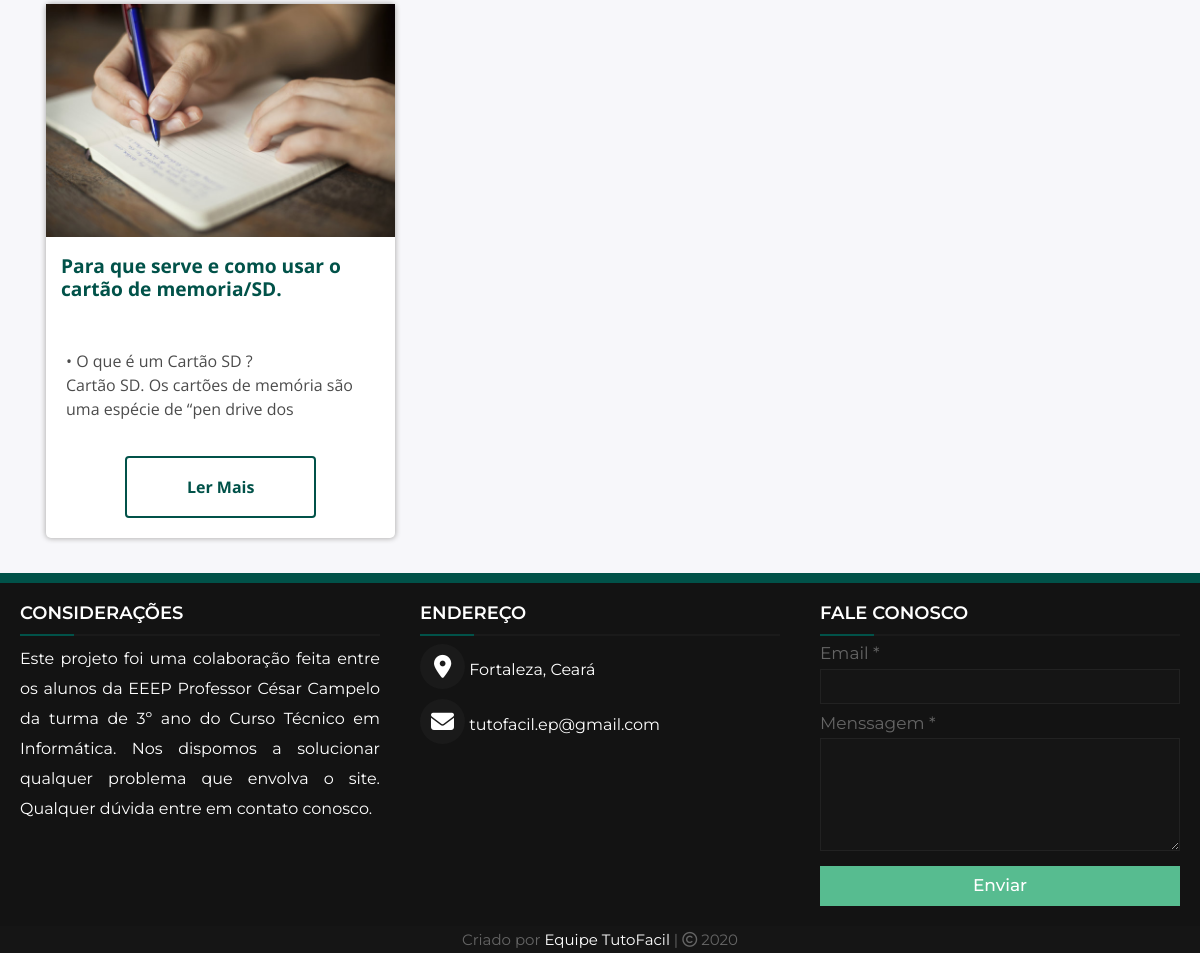
/tutoriais.php (lower part), run on an earlier commit of the app's database.
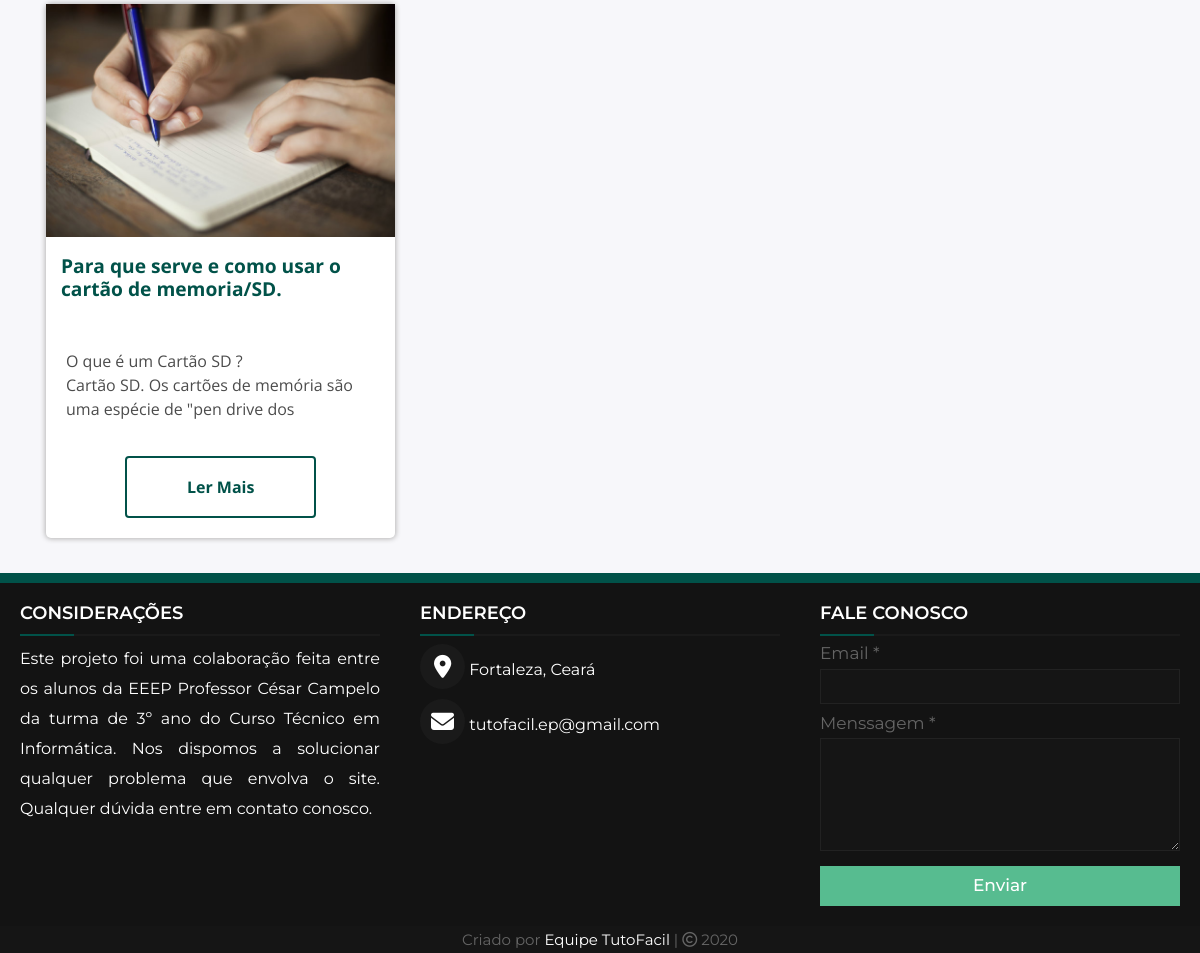
And on a later commit of the database.
### tables this page shows
CREATE TABLE `temas` (
  `id_tema` int(11) NOT NULL,
  `titulo` varchar(100) DEFAULT NULL,
  `texto` varchar(20000) DEFAULT NULL,
  `autor` varchar(50) DEFAULT NULL,
  `data_tema` varchar(10) DEFAULT NULL
);

### tutoriais.php (the view, shortened to what this page needs)
<!DOCTYPE html>
<html lang="pt-br">
<head>
  <link rel="stylesheet" type="text/css" href="CSS/style-home.css">
  <link rel="stylesheet" type="text/css" href="CSS/normalize.css">
  <link rel="stylesheet" type="text/css" href="CSS/style-navbar.css">
  <link rel="stylesheet" type="text/css" href="CSS/footer.css">
  <link rel="stylesheet" type="text/css" href="CSS/style-lista-tutoriais.css">
</head>
<body>
  <div class="row">
    <div class="tuto-div">
      <?php
      require_once('conexao.php');
      $query = "SELECT * FROM temas ORDER BY titulo ASC";
      $resultado = mysqli_query($conexao, $query);
      while ($array = mysqli_fetch_array($resultado)) {
        $id = $array['id_tema'];
        $titulo_tema = $array['titulo'];
        $texto = $array['texto'];
      ?>
        <div class="tuto-box" id="tuto-box">
          <div class="image">
            <img src="./CSS/imagens/background-aboutus.jpg">
          </div>
          <div class="conteudo">
            <h1><?php echo utf8_encode($titulo_tema) ?></h1>
          </div>
          <div class="text">
              <p><?php echo utf8_encode($texto) ?></p>
          </div>
          <div class="ler-mais">
              <a href="modelo_artigo.php?id=<?php echo $id ?>"> <button>Ler Mais</button></a>
          </div>
        </div>
      <?php } ?>
    </div>
  </div>
  <div class="espacamento"></div>
  <footer>
    <div class="main-content">
      <div class="left box">
        <h2>Considerações</h2>
        <div class="content">
          <p>
            Este projeto foi uma colaboração feita entre os alunos da EEEP
            Professor César Campelo da turma de 3º ano do Curso Técnico em Informática.
            Nos dispomos a solucionar qualquer problema que envolva o site. Qualquer dúvida entre em contato conosco.
          </p>
        </div>
      </div>
      <div class="center box">
        <h2>Endereço</h2>
        <div class="content">
          <div class="place">
            <span class="fas fa-map-marker-alt"></span>
            <span>Fortaleza, Ceará</span>
          </div>
          <div class="email">
            <span class="fas fa-envelope"></span>
            <span>tutofacil.ep@gmail.com</span>
          </div>
        </div>
      </div>
      <div class="right box">
        <h2>Fale Conosco</h2>
        <div class="content">
          <form action="#">
            <div class="email">
              <div class="text">Email *</div>
              <input type="email" name="email" required />
            </div>
            <div class="msg">
              <div class="text">Menssagem *</div>
              <textarea name="menssagem" cols="25" rows="7" required></textarea>
            </div>
            <div class="send-btn">
              <button type="submit">Enviar</button>
            </div>
          </form>
        </div>
      </div>
    </div>
    <div class="bottom">
      <center>
        <span class="credit">Criado por</span> Equipe TutoFacil <span> | </span>
        <span class="far fa-copyright"></span><span> 2020</span>
      </center>
    </div>
  </footer>
</body>
</html>

### CSS/style-home.css (style rules this page uses)
body { font-family: "Open Sans", sans-serif; }

### CSS/footer.css (style rules this page uses)
.espacamento { width: 100%; height: 10px; background: #015249; }
footer { font-family: "Montserrat", sans-serif; color: #ffffff; position: relative; bottom: 0; width: 100%; background: #131313; }
.main-content { display: flex; }
.main-content .box { flex-basis: 50%; padding: 20px 20px; }
.box h2 { font-size: 1.125rem; font-weight: 600; text-transform: uppercase; }
.box .content { margin: 20px 0 0 0; position: relative; }
.box .content::before { position: absolute; content: ''; top: -10px; height: 2px; width: 100%; background: #1a1a1a; }
.box .content::after { position: absolute; content: ''; height: 2px; width: 15%; background: #015249; top: -10px; }
.left .content p { text-align: justify; line-height: 30px; }
.center .content .fas { font-size: 1.4375rem; background: #1a1a1a; height: 45px; width: 45px; line-height: 45px; text-align: center; border-radius: 50%; transition: 0.3s ease; }
.center .content .email { margin: 10px 0; }
.right form .text { font-size: 1.0625rem; margin-bottom: 5px; color: #656565; }
.right form .msg { margin-top: 10px; }
.right form input, .right form textarea { width: 100%; font-size: 0.8rem; background: #151515; padding-left: 6px; border: 1px solid #222222; color: #ffffff; }
.right form textarea { padding-top: 8px; }
.right form input { height: 35px; }
.right form .send-btn { margin-top: 10px; }
.right form .send-btn button { color: #ffffff; height: 40px; width: 100%; border: none; outline: none; background: #57BC90; font-size: 1.0625rem; font-weight: 500; cursor: pointer; transition: 0.3s; }
.right form .email input:invalid, .right form .msg textarea { box-shadow: none; }
.bottom center { padding: 5px; font-size: 0.9375rem; background-color: #151515; }
.bottom center span { color: #656565; }

### CSS/style-lista-tutoriais.css (style rules this page uses)
.row { margin: 0; padding: 0; font-size: 1rem; line-height: 1.6; font-weight: 400; background-color: #f7f7fa; display: flex; justify-content: center; align-items: center; }
.tuto-div { width: 94%; padding: 20px 0; display: grid; grid-template-columns: repeat(auto-fit, minmax(280px, 1fr)); grid-gap: 10px; }
.tuto-box h1 { font-size: 1.2rem; color: #015249; line-height: 1.2; margin: 10px 15px 30px; }
.tuto-box { width: auto; max-height: auto; margin: 15px 10px; border-radius: 5px; box-shadow: 0 0 5px 1px rgb(182, 181, 181); transition: 0.5s; background-color: #ffffff; }
.tuto-box > div { background-color: none; }
.tuto-box > .conteudo { width: 100%; height: 75px; background-color: white; }
.tuto-box > .text { max-height: 95px; overflow: hidden; }
.ler-mais { position: relative; margin-bottom: 20px; width: 100%; display: flex; justify-content: center; align-items: center; }
.ler-mais button { background: #ffffff; padding: 20px 60px; border: 2px solid #015249; border-radius: 4px; margin-top: 2rem; cursor: pointer; position: relative; transition: all 0.35s; outline: none; position: relative; font-size: 1rem; font-weight: 700; color: #015249; text-decoration: none; transition: 0.3s ease; }

What changed in the data, as far as the page shows it:
changed temas "Para que serve e como usar o cartão de memoria/SD.": texto "• O que é um Cartão SD ? Cartão SD. Os cartões de memória são uma espécie de “pen drive dos…" → "O que é um Cartão SD ? Cartão SD. Os cartões de memória são uma espécie de \"pen drive dos…"
